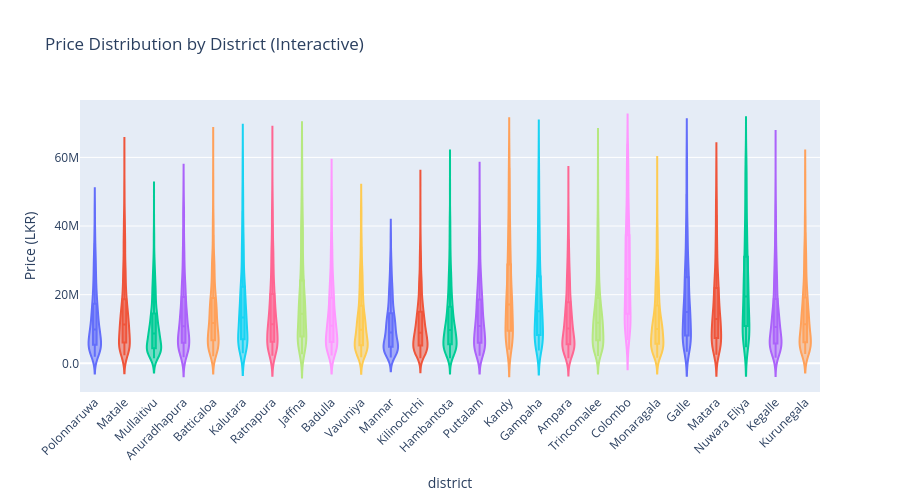

Notebook code cell kept with this figure:
### Code cell
# Plotly interactive: violin by district
fig = px.violin(df_clean, x='district', y='price_lkr', color='district',
                box=True, points=False,
                title='Price Distribution by District (Interactive)',
                labels={'price_lkr': 'Price (LKR)'})
fig.update_yaxes(tickformat='.2s')
fig.update_layout(showlegend=False, xaxis_tickangle=-45, height=500)
fig.show()

### Figure 1 — Plotly figure (JSON) as saved in the notebook; plotly's stock layout.template omitted (floating-point values rounded to 4 significant figures; data arrays with more than 128 entries replaced by an {"elided": "..."} marker saying what was removed)
{"data": [{"alignmentgroup": "True", "box": {"visible": true}, "hovertemplate": "district=%{x}<br>Price (LKR)=%{y}<extra></extra>", "legendgroup": "Polonnaruwa", "marker": {"color": "#636efa"}, "name": "Polonnaruwa", "offsetgroup": "Polonnaruwa", "orientation": "v", "points": false, "scalegroup": "True", "showlegend": true, "type": "violin", "x": {"elided": "845 str values"}, "x0": " ", "xaxis": "x", "y": {"elided": "845 int values"}, "y0": " ", "yaxis": "y"}, {"alignmentgroup": "True", "box": {"visible": true}, "hovertemplate": "district=%{x}<br>Price (LKR)=%{y}<extra></extra>", "legendgroup": "Matale", "marker": {"color": "#EF553B"}, "name": "Matale", "offsetgroup": "Matale", "orientation": "v", "points": false, "scalegroup": "True", "showlegend": true, "type": "violin", "x": {"elided": "787 str values"}, "x0": " ", "xaxis": "x", "y": {"elided": "787 int values"}, "y0": " ", "yaxis": "y"}, {"alignmentgroup": "True", "box": {"visible": true}, "hovertemplate": "district=%{x}<br>Price (LKR)=%{y}<extra></extra>", "legendgroup": "Mullaitivu", "marker": {"color": "#00cc96"}, "name": "Mullaitivu", "offsetgroup": "Mullaitivu", "orientation": "v", "points": false, "scalegroup": "True", "showlegend": true, "type": "violin", "x": {"elided": "781 str values"}, "x0": " ", "xaxis": "x", "y": {"elided": "781 int values"}, "y0": " ", "yaxis": "y"}, {"alignmentgroup": "True", "box": {"visible": true}, "hovertemplate": "district=%{x}<br>Price (LKR)=%{y}<extra></extra>", "legendgroup": "Anuradhapura", "marker": {"color": "#ab63fa"}, "name": "Anuradhapura", "offsetgroup": "Anuradhapura", "orientation": "v", "points": false, "scalegroup": "True", "showlegend": true, "type": "violin", "x": {"elided": "790 str values"}, "x0": " ", "xaxis": "x", "y": {"elided": "790 int values"}, "y0": " ", "yaxis": "y"}, {"alignmentgroup": "True", "box": {"visible": true}, "hovertemplate": "district=%{x}<br>Price (LKR)=%{y}<extra></extra>", "legendgroup": "Batticaloa", "marker": {"color": "#FFA15A"}, "name": "Batticaloa", "offsetgroup": "Batticaloa", "orientation": "v", "points": false, "scalegroup": "True", "showlegend": true, "type": "violin", "x": {"elided": "837 str values"}, "x0": " ", "xaxis": "x", "y": {"elided": "837 int values"}, "y0": " ", "yaxis": "y"}, {"alignmentgroup": "True", "box": {"visible": true}, "hovertemplate": "district=%{x}<br>Price (LKR)=%{y}<extra></extra>", "legendgroup": "Kalutara", "marker": {"color": "#19d3f3"}, "name": "Kalutara", "offsetgroup": "Kalutara", "orientation": "v", "points": false, "scalegroup": "True", "showlegend": true, "type": "violin", "x": {"elided": "798 str values"}, "x0": " ", "xaxis": "x", "y": {"elided": "798 int values"}, "y0": " ", "yaxis": "y"}, {"alignmentgroup": "True", "box": {"visible": true}, "hovertemplate": "district=%{x}<br>Price (LKR)=%{y}<extra></extra>", "legendgroup": "Ratnapura", "marker": {"color": "#FF6692"}, "name": "Ratnapura", "offsetgroup": "Ratnapura", "orientation": "v", "points": false, "scalegroup": "True", "showlegend": true, "type": "violin", "x": {"elided": "773 str values"}, "x0": " ", "xaxis": "x", "y": {"elided": "773 int values"}, "y0": " ", "yaxis": "y"}, {"alignmentgroup": "True", "box": {"visible": true}, "hovertemplate": "district=%{x}<br>Price (LKR)=%{y}<extra></extra>", "legendgroup": "Jaffna", "marker": {"color": "#B6E880"}, "name": "Jaffna", "offsetgroup": "Jaffna", "orientation": "v", "points": false, "scalegroup": "True", "showlegend": true, "type": "violin", "x": {"elided": "797 str values"}, "x0": " ", "xaxis": "x", "y": {"elided": "797 int values"}, "y0": " ", "yaxis": "y"}, {"alignmentgroup": "True", "box": {"visible": true}, "hovertemplate": "district=%{x}<br>Price (LKR)=%{y}<extra></extra>", "legendgroup": "Badulla", "marker": {"color": "#FF97FF"}, "name": "Badulla", "offsetgroup": "Badulla", "orientation": "v", "points": false, "scalegroup": "True", "showlegend": true, "type": "violin", "x": {"elided": "833 str values"}, "x0": " ", "xaxis": "x", "y": {"elided": "833 int values"}, "y0": " ", "yaxis": "y"}, {"alignmentgroup": "True", "box": {"visible": true}, "hovertemplate": "district=%{x}<br>Price (LKR)=%{y}<extra></extra>", "legendgroup": "Vavuniya", "marker": {"color": "#FECB52"}, "name": "Vavuniya", "offsetgroup": "Vavuniya", "orientation": "v", "points": false, "scalegroup": "True", "showlegend": true, "type": "violin", "x": {"elided": "782 str values"}, "x0": " ", "xaxis": "x", "y": {"elided": "782 int values"}, "y0": " ", "yaxis": "y"}, {"alignmentgroup": "True", "box": {"visible": true}, "hovertemplate": "district=%{x}<br>Price (LKR)=%{y}<extra></extra>", "legendgroup": "Mannar", "marker": {"color": "#636efa"}, "name": "Mannar", "offsetgroup": "Mannar", "orientation": "v", "points": false, "scalegroup": "True", "showlegend": true, "type": "violin", "x": {"elided": "801 str values"}, "x0": " ", "xaxis": "x", "y": {"elided": "801 int values"}, "y0": " ", "yaxis": "y"}, {"alignmentgroup": "True", "box": {"visible": true}, "hovertemplate": "district=%{x}<br>Price (LKR)=%{y}<extra></extra>", "legendgroup": "Kilinochchi", "marker": {"color": "#EF553B"}, "name": "Kilinochchi", "offsetgroup": "Kilinochchi", "orientation": "v", "points": false, "scalegroup": "True", "showlegend": true, "type": "violin", "x": {"elided": "788 str values"}, "x0": " ", "xaxis": "x", "y": {"elided": "788 int values"}, "y0": " ", "yaxis": "y"}, {"alignmentgroup": "True", "box": {"visible": true}, "hovertemplate": "district=%{x}<br>Price (LKR)=%{y}<extra></extra>", "legendgroup": "Hambantota", "marker": {"color": "#00cc96"}, "name": "Hambantota", "offsetgroup": "Hambantota", "orientation": "v", "points": false, "scalegroup": "True", "showlegend": true, "type": "violin", "x": {"elided": "814 str values"}, "x0": " ", "xaxis": "x", "y": {"elided": "814 int values"}, "y0": " ", "yaxis": "y"}, {"alignmentgroup": "True", "box": {"visible": true}, "hovertemplate": "district=%{x}<br>Price (LKR)=%{y}<extra></extra>", "legendgroup": "Puttalam", "marker": {"color": "#ab63fa"}, "name": "Puttalam", "offsetgroup": "Puttalam", "orientation": "v", "points": false, "scalegroup": "True", "showlegend": true, "type": "violin", "x": {"elided": "799 str values"}, "x0": " ", "xaxis": "x", "y": {"elided": "799 int values"}, "y0": " ", "yaxis": "y"}, {"alignmentgroup": "True", "box": {"visible": true}, "hovertemplate": "district=%{x}<br>Price (LKR)=%{y}<extra></extra>", "legendgroup": "Kandy", "marker": {"color": "#FFA15A"}, "name": "Kandy", "offsetgroup": "Kandy", "orientation": "v", "points": false, "scalegroup": "True", "showlegend": true, "type": "violin", "x": {"elided": "788 str values"}, "x0": " ", "xaxis": "x", "y": {"elided": "788 int values"}, "y0": " ", "yaxis": "y"}, {"alignmentgroup": "True", "box": {"visible": true}, "hovertemplate": "district=%{x}<br>Price (LKR)=%{y}<extra></extra>", "legendgroup": "Gampaha", "marker": {"color": "#19d3f3"}, "name": "Gampaha", "offsetgroup": "Gampaha", "orientation": "v", "points": false, "scalegroup": "True", "showlegend": true, "type": "violin", "x": {"elided": "806 str values"}, "x0": " ", "xaxis": "x", "y": {"elided": "806 int values"}, "y0": " ", "yaxis": "y"}, {"alignmentgroup": "True", "box": {"visible": true}, "hovertemplate": "district=%{x}<br>Price (LKR)=%{y}<extra></extra>", "legendgroup": "Ampara", "marker": {"color": "#FF6692"}, "name": "Ampara", "offsetgroup": "Ampara", "orientation": "v", "points": false, "scalegroup": "True", "showlegend": true, "type": "violin", "x": {"elided": "807 str values"}, "x0": " ", "xaxis": "x", "y": {"elided": "807 int values"}, "y0": " ", "yaxis": "y"}, {"alignmentgroup": "True", "box": {"visible": true}, "hovertemplate": "district=%{x}<br>Price (LKR)=%{y}<extra></extra>", "legendgroup": "Trincomalee", "marker": {"color": "#B6E880"}, "name": "Trincomalee", "offsetgroup": "Trincomalee", "orientation": "v", "points": false, "scalegroup": "True", "showlegend": true, "type": "violin", "x": {"elided": "778 str values"}, "x0": " ", "xaxis": "x", "y": {"elided": "778 int values"}, "y0": " ", "yaxis": "y"}, {"alignmentgroup": "True", "box": {"visible": true}, "hovertemplate": "district=%{x}<br>Price (LKR)=%{y}<extra></extra>", "legendgroup": "Colombo", "marker": {"color": "#FF97FF"}, "name": "Colombo", "offsetgroup": "Colombo", "orientation": "v", "points": false, "scalegroup": "True", "showlegend": true, "type": "violin", "x": {"elided": "697 str values"}, "x0": " ", "xaxis": "x", "y": {"elided": "697 int values"}, "y0": " ", "yaxis": "y"}, {"alignmentgroup": "True", "box": {"visible": true}, "hovertemplate": "district=%{x}<br>Price (LKR)=%{y}<extra></extra>", "legendgroup": "Monaragala", "marker": {"color": "#FECB52"}, "name": "Monaragala", "offsetgroup": "Monaragala", "orientation": "v", "points": false, "scalegroup": "True", "showlegend": true, "type": "violin", "x": {"elided": "807 str values"}, "x0": " ", "xaxis": "x", "y": {"elided": "807 int values"}, "y0": " ", "yaxis": "y"}, {"alignmentgroup": "True", "box": {"visible": true}, "hovertemplate": "district=%{x}<br>Price (LKR)=%{y}<extra></extra>", "legendgroup": "Galle", "marker": {"color": "#636efa"}, "name": "Galle", "offsetgroup": "Galle", "orientation": "v", "points": false, "scalegroup": "True", "showlegend": true, "type": "violin", "x": {"elided": "793 str values"}, "x0": " ", "xaxis": "x", "y": {"elided": "793 int values"}, "y0": " ", "yaxis": "y"}, {"alignmentgroup": "True", "box": {"visible": true}, "hovertemplate": "district=%{x}<br>Price (LKR)=%{y}<extra></extra>", "legendgroup": "Matara", "marker": {"color": "#EF553B"}, "name": "Matara", "offsetgroup": "Matara", "orientation": "v", "points": false, "scalegroup": "True", "showlegend": true, "type": "violin", "x": {"elided": "735 str values"}, "x0": " ", "xaxis": "x", "y": {"elided": "735 int values"}, "y0": " ", "yaxis": "y"}, {"alignmentgroup": "True", "box": {"visible": true}, "hovertemplate": "district=%{x}<br>Price (LKR)=%{y}<extra></extra>", "legendgroup": "Nuwara Eliya", "marker": {"color": "#00cc96"}, "name": "Nuwara Eliya", "offsetgroup": "Nuwara Eliya", "orientation": "v", "points": false, "scalegroup": "True", "showlegend": true, "type": "violin", "x": {"elided": "717 str values"}, "x0": " ", "xaxis": "x", "y": {"elided": "717 int values"}, "y0": " ", "yaxis": "y"}, {"alignmentgroup": "True", "box": {"visible": true}, "hovertemplate": "district=%{x}<br>Price (LKR)=%{y}<extra></extra>", "legendgroup": "Kegalle", "marker": {"color": "#ab63fa"}, "name": "Kegalle", "offsetgroup": "Kegalle", "orientation": "v", "points": false, "scalegroup": "True", "showlegend": true, "type": "violin", "x": {"elided": "810 str values"}, "x0": " ", "xaxis": "x", "y": {"elided": "810 int values"}, "y0": " ", "yaxis": "y"}, {"alignmentgroup": "True", "box": {"visible": true}, "hovertemplate": "district=%{x}<br>Price (LKR)=%{y}<extra></extra>", "legendgroup": "Kurunegala", "marker": {"color": "#FFA15A"}, "name": "Kurunegala", "offsetgroup": "Kurunegala", "orientation": "v", "points": false, "scalegroup": "True", "showlegend": true, "type": "violin", "x": {"elided": "810 str values"}, "x0": " ", "xaxis": "x", "y": {"elided": "810 int values"}, "y0": " ", "yaxis": "y"}], "layout": {"height": 500, "legend": {"title": {"text": "district"}, "tracegroupgap": 0}, "showlegend": false, "title": {"text": "Price Distribution by District (Interactive)"}, "violinmode": "overlay", "xaxis": {"anchor": "y", "categoryarray": ["Polonnaruwa", "Matale", "Mullaitivu", "Anuradhapura", "Batticaloa", "Kalutara", "Ratnapura", "Jaffna", "Badulla", "Vavuniya", "Mannar", "Kilinochchi", "Hambantota", "Puttalam", "Kandy", "Gampaha", "Ampara", "Trincomalee", "Colombo", "Monaragala", "Galle", "Matara", "Nuwara Eliya", "Kegalle", "Kurunegala"], "categoryorder": "array", "domain": [0, 1], "tickangle": -45, "title": {"text": "district"}}, "yaxis": {"anchor": "x", "domain": [0, 1], "tickformat": ".2s", "title": {"text": "Price (LKR)"}}}}
